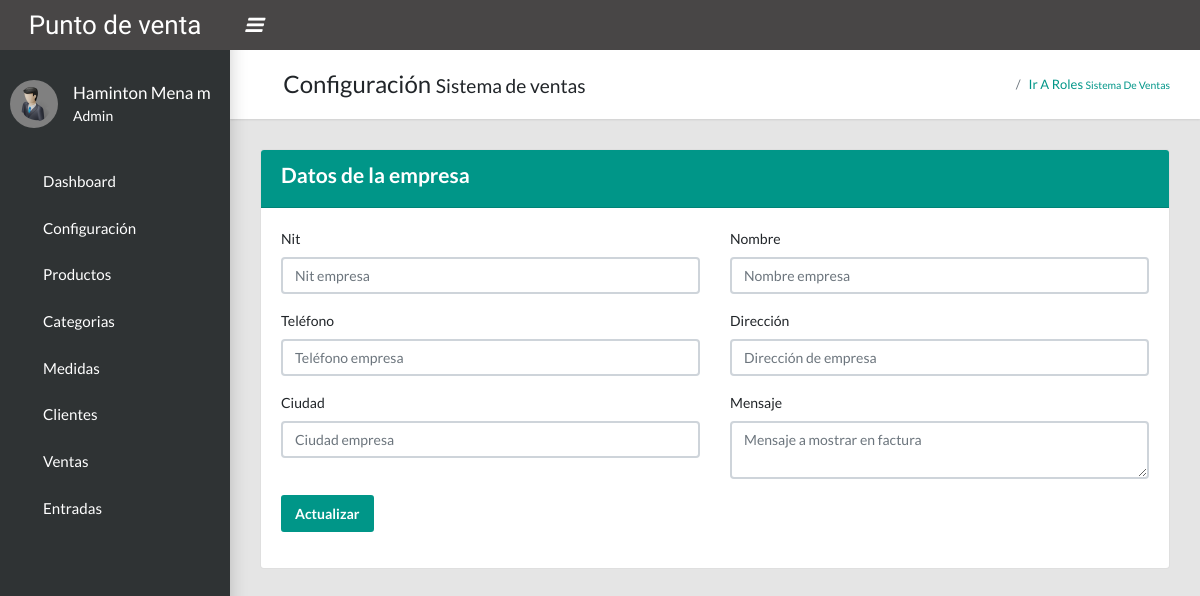
Before: /configuracion (signed in) with the older database file.
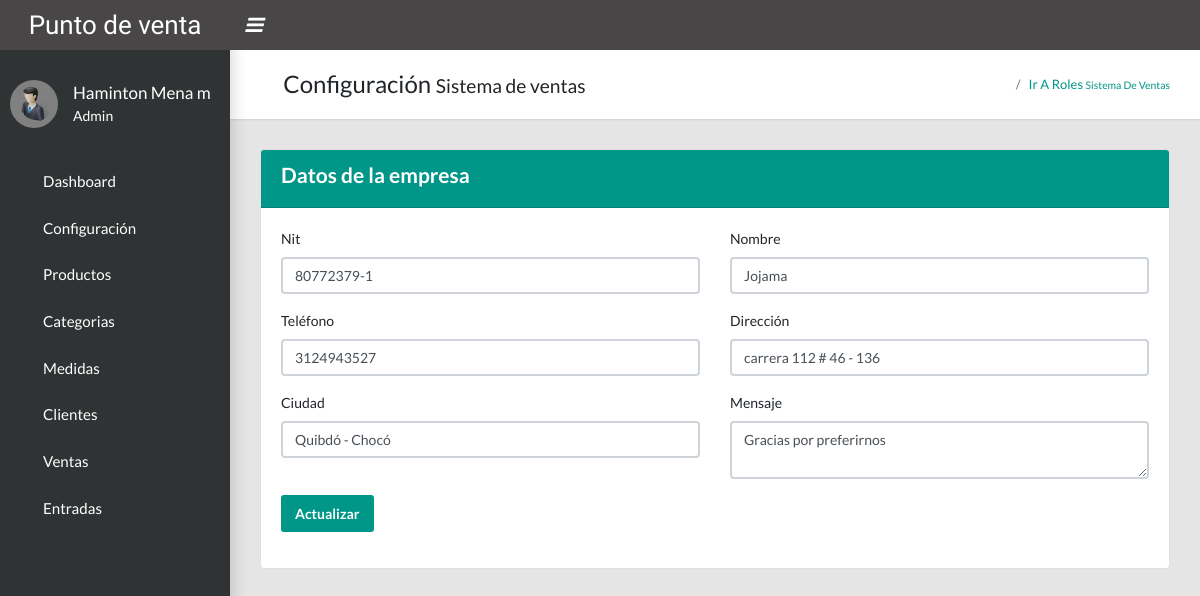
After: the same page with the newer database file.
### tables this page shows
CREATE TABLE `configuracion` (
  `id` int NOT NULL,
  `nit` varchar(20) NOT NULL,
  `nombre` varchar(200) NOT NULL,
  `telefono` varchar(15) NOT NULL,
  `direccion` varchar(200) NOT NULL,
  `ciudad` varchar(50) NOT NULL,
  `mensaje` varchar(200) NOT NULL
);

### Config/App/Controller.php (called while the page is built, shortened)
<?php
class Controller{
    public function cargarModel(){
        $model = get_class($this)."Model";
        $ruta = "Models/".$model.".php";
    }
}
?>

### Config/App/Conexion.php (called while the page is built)
<?php
class Conexion{
    private $conect;
    public function __construct(){
        $pdo = "mysql:host=".host.";dbname=".db.";.charset.";
        try {
            $this->conect = new PDO($pdo, user, pass);
            $this->conect->setAttribute(PDO::ATTR_ERRMODE, PDO::ERRMODE_EXCEPTION);
        } catch (PDOException $e) {
           echo "Error con la conexiÓn".$e->getMessage();
        }
    }
    public function conect(){
        return $this->conect;
    }
}
?>

### Config/App/Query.php (called while the page is built, shortened)
<?php
class Query extends Conexion{
  private $pdo, $con, $sql, $datos;
  public function __construct(){
    $this->pdo = new Conexion();
    $this->con = $this->pdo->conect();
  }
  public function select(string $sql){
    $this->sql = $sql;
    $result = $this->con->prepare($this->sql);
    $result->execute();
    $data = $result->fetch(PDO::FETCH_ASSOC);
    return $data;
  }
}
?>

### Config/App/Views.php (called while the page is built)
<?PHP
class Views{
    public function getView($controlador, $vista, $data = "")
    {
        $controlador = get_class($controlador);
        if($controlador == "Home"){
            $vista = "Views/".$vista.".php";
        }else{
            $vista = "Views/".$controlador."/".$vista.".php";
        }
        require $vista;
    }
}
?>

### Controllers/Configuracion.php (called while the page is built, shortened)
<?php
class Configuracion extends Controller{
    public function index(){
        $data = $this->model->getEmpresa();
        $this->views->getView($this, "configuracion", $data );
    }
}
?>

### Models/ConfiguracionModel.php (called while the page is built, shortened)
<?php
class ConfiguracionModel extends Query{
    public function getEmpresa(){
        $sql = "SELECT * FROM configuracion";
        $data = $this->select($sql);
        return $data;
    }
}
?>

### Views/Configuracion/configuracion.php (the view, shortened to what this page needs)
<?php
include 'Views/Templates/header_admin.php';
include 'Views/Templates/nav_admin.php';
include 'Views/Templates/body.php';
?>
<main class='app-content'>
    <div class='app-title'>
        <div>
            <h1><i class='fas fa-box'></i> Configuración <small>Sistema de ventas</small>
            </h1>
        </div>
        <ul class='app-breadcrumb breadcrumb'>
            <li class='breadcrumb-item'><i class='fa fa-home fa-lg'></i></li>
            <li class='breadcrumb-item'><a href='<?php echo base_url; ?>rol'>Ir a roles
                    <small>Sistema de ventas</small></a></li>
        </ul>
    </div>
    <div class="card">
        <div class="card-header bg-primary text-white">
            <h4>Datos de la empresa</h4>
        </div>
        <div class="card-body">
            <form id="frmEmpresa" method="post">
                <div class="row">
                <div class="col-md-6">
                        <div class="form-group">
                            <label for="nit">Nit</label>
                            <input type="text" name="nit" id="nit" class="form-control" placeholder="Nit empresa"
                                aria-describedby="helpId" value="<?php echo $data['nit'] ?>">
                        </div>
                    </div>
                    <div class="col-md-6">
                        <div class="form-group">
                            <label for="nombre">Nombre</label>
                            <input type="text" name="nombre" id="nombre" class="form-control valid validText"
                                placeholder="Nombre empresa" aria-describedby="helpId"
                                value="<?php echo $data['nombre'] ?>">
                        </div>
                    </div>
                    <div class="col-md-6">
                        <div class="form-group">
                            <label for="telefono">Teléfono</label>
                            <input type="text" name="telefono" id="telefono" class="form-control valid validNumber"
                                placeholder="Teléfono empresa" aria-describedby="helpId"
                                value="<?php echo $data['telefono'] ?>">
                        </div>
                    </div>
                    <div class="col-md-6">
                        <div class="form-group">
                            <label for="direccion">Dirección</label>
                            <input type="text" name="direccion" id="direccion" class="form-control "
                                placeholder="Dirección de empresa" aria-describedby="helpId"
                                value="<?php echo $data['direccion'] ?>">
                        </div>
                    </div>
                    <div class="col-md-6">
                        <div class="form-group">
                            <label for="ciudad">Ciudad</label>
                            <input type="text" name="ciudad" id="ciudad" class="form-control"
                                placeholder="Ciudad empresa" aria-describedby="helpId"
                                value="<?php echo $data['ciudad'] ?>">
                        </div>
                    </div>
                    <div class="col-md-6">
                        <div class="form-group">
                            <label for="mensaje">Mensaje</label>
                            <textarea name="mensaje" id="mensaje" class="form-control"
                                placeholder="Mensaje a mostrar en factura" 0
                                aria-describedby="helpId"><?php echo $data['mensaje'] ?></textarea>
                        </div>
                    </div>
                </div>
                <div class="form-group">
                        <button type='button' class='btn btn-primary' onclick="actualizarEmpresa(event)">Actualizar</button>
                    </div>
            </form>
        </div>
    </div>
</main>
<?php include 'Views/Templates/footer_admin.php';
?>

### index.php (shortened to what this page needs)
<?php
  $ruta = !empty($_GET['url']) ? $_GET['url'] : "Home/index";
  $array = explode("/", $ruta);
  $controller = $array[0];
  $metodo = "index";
  $parametro = "";
 $dirControllers = "Controllers/".$controller.".php";
 if(file_exists($dirControllers)){
    $controller = new $controller();
    if(method_exists($controller, $metodo)){
        $controller->$metodo($parametro);
    }else{
        echo"No existe el metodo";
    }
 }else{
    echo "No existe el controlador";
 }
?>

### Views/Templates/header_admin.php (shortened to what this page needs)
<!DOCTYPE html>
<html lang="en">
  <head>
    <link rel="stylesheet" type="text/css" href="<?php echo base_url; ?>Assets/Admin/css/main.css">
    <link rel="stylesheet" type="text/css" href="<?php echo base_url; ?>Assets/Admin/css/bootstrap-select.min.css">
    <link rel="stylesheet" type="text/css" href="<?php echo base_url; ?>Assets/Admin/js/datepicker/jquery-ui.min.css">
    <link rel="stylesheet" type="text/css" href="<?php echo base_url; ?>Assets/Admin/css/stylereal.css">
    <link rel="stylesheet" type="text/css" href="https://maxcdn.bootstrapcdn.com/font-awesome/4.7.0/css/font-awesome.min.css">
    <link rel="stylesheet" href="<?php echo base_url; ?>Assets/libreria/sweetalert2/dist/sweetalert2.min.css">
    </head>

### Views/Templates/nav_admin.php (shortened to what this page needs)
<aside class="app-sidebar">
  <div class="app-sidebar__user"><img class="app-sidebar__user-avatar" src="<?php echo base_url; ?>Assets/Admin/images/admin.png" alt="User Image">
    <div>
      <?php if(!empty($_SESSION['nombre']) || !empty($_SESSION['usuario'])){ ?>
      <p class="app-sidebar__user-name"><?= $_SESSION['nombre']?></p>
      <p class="app-sidebar__user-designation"><?= $_SESSION['usuario'];?></p>
      <?php }; ?>
    </div>
  </div>
  <ul class="app-menu">
     <li>
      <a class="app-menu__item" href="#">
      <i class="app-menu__icon fa fa-dashboard"></i>
        <span class="app-menu__label">Dashboard</span>
      </a>
    </li>
    <li class="treeview">
      <a class="app-menu__item" href="#" data-toggle="treeview">
      <i class="app-menu__icon fa fa-tools" aria-hidden="true"></i>
        <span class="app-menu__label"> Configuración</span>
          <i class="treeview-indicator fa fa-angle-right"></i>
      </a>
    </li>
    <li>
        <a class="app-menu__item"href="<?php echo base_url; ?>productos">
        <i class="app-menu__icon fa fa-product-hunt" aria-hidden="true"></i>
        <span class="app-menu__label">Productos</span></a>
    </li>
    <li>
        <a class="app-menu__item"href="<?php echo base_url; ?>categorias">
        <span class="app-menu__label">Categorias</span></a>
    </li>
    <li>
        <a class="app-menu__item"href="<?php echo base_url; ?>medidas">
        <i class="app-menu__icon fa fa-balance-scale-left" aria-hidden="true"></i>
        <span class="app-menu__label"> Medidas</span></a>
    </li>
    <li>
        <a class="app-menu__item"href="<?php echo base_url; ?>clientes">
        <i class="app-menu__icon fa fa-users" aria-hidden="true"></i>
        <span class="app-menu__label"> Clientes</span></a>
    </li>
     <li class="treeview">
      <a class="app-menu__item" href="#" data-toggle="treeview">
          <i class="app-menu__icon fa fa-shopping-cart" aria-hidden="true"></i>
          <span class="app-menu__label">Ventas</span>
          <i class="treeview-indicator fa fa-angle-right"></i>
      </a>
    </li>
    <li class="treeview">
      <a class="app-menu__item" href="#" data-toggle="treeview">
          <i class="app-menu__icon fa fa-bus" aria-hidden="true"></i>
          <span class="app-menu__label">Entradas</span>
          <i class="treeview-indicator fa fa-angle-right"></i>
      </a>
    </li>
  </ul>
</aside>

### Views/Templates/body.php (shortened to what this page needs)
<body class="app sidebar-mini">
 <header class="app-header"><a class="app-header__logo" href="<?php echo base_url; ?>dashboard">Punto de venta</a>
   <a class="app-sidebar__toggle" href="" data-toggle="sidebar" aria-label="Hide Sidebar"><i class="fad fa-bars"></i></a>
   <ul class="app-nav">
     <li class="dropdown"><a class="app-nav__item" href="#" data-toggle="dropdown" aria-label="Open Profile Menu"><i class="fa fa-user fa-lg"></i></a>
     </li>
   </ul>
 </header>

### Views/Templates/footer_admin.php (shortened to what this page needs)
  </body>
</html>

### Assets/Admin/css/stylereal.css (style rules this page uses)
.app-sidebar__user-avatar { width: 48px; background: gray; padding: 6px; }
.app-sidebar__toggle { display: -webkit-flex; display: -moz-flex; display: -ms-flex; display: -o-flex; display: flex; justify-content: center; align-items: center; font-size: 15pt; }
.app-sidebar__toggle::before { display: none; }

Changed rows visible on the page:
added configuracion: nit "80772379-1", nombre "Jojama", telefono "3124943527", direccion "carrera 112 # 46 - 136", ciudad "Quibdó - Chocó", mensaje "Gracias por preferirnos"
